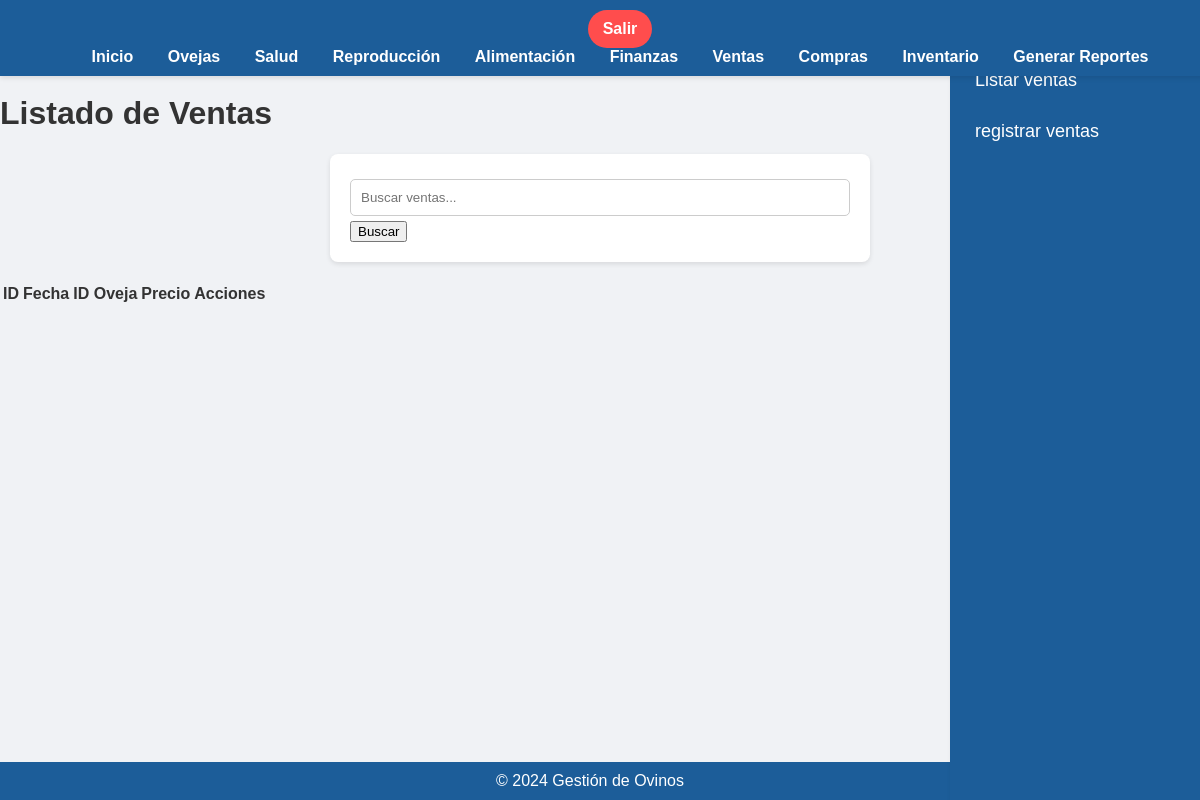
Page /listar_ventas (signed in) on the earlier database version.
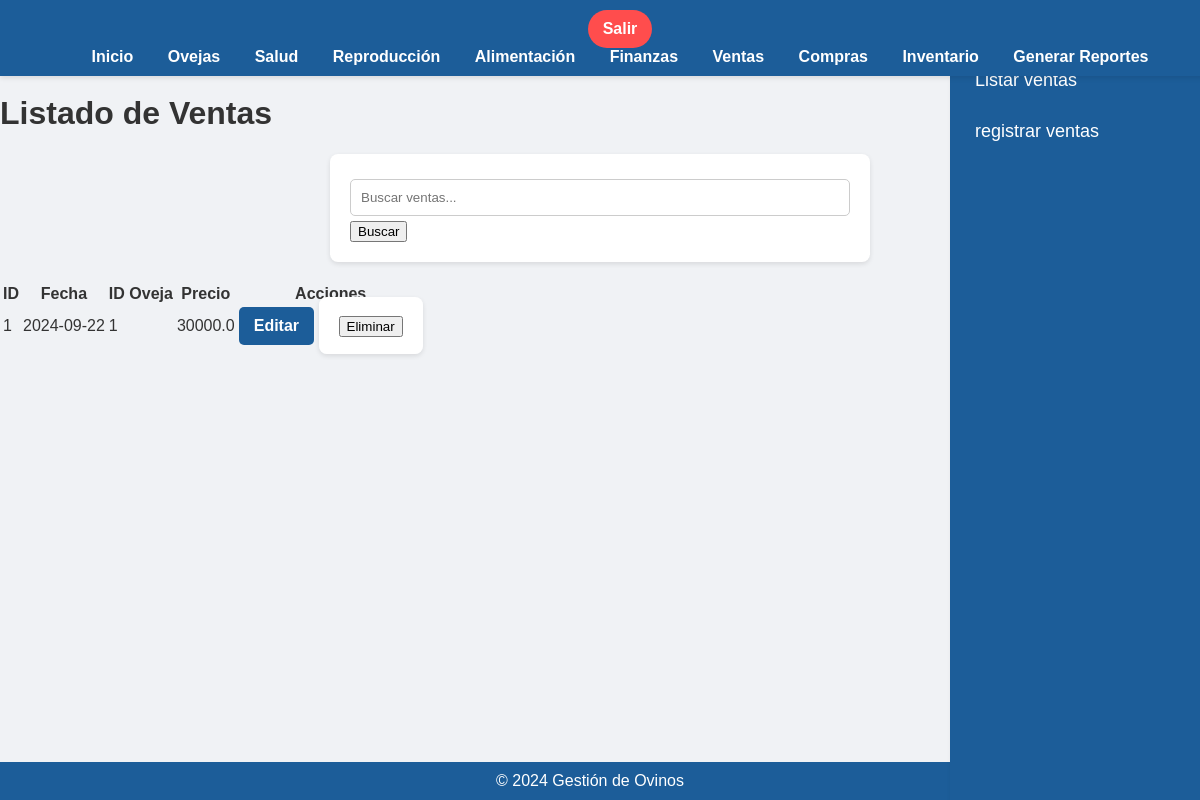
Same page on the later database version.
### app/models.py (models this page shows)
class Venta(db.Model):
    id = db.Column(db.Integer, primary_key=True)
    id_oveja = db.Column(db.Integer, db.ForeignKey('oveja.id'), nullable=False)
    fecha = db.Column(db.Date, nullable=False)
    cantidad = db.Column(db.Integer, nullable=False)
    precio = db.Column(db.Float, nullable=False)
    user_id = db.Column(db.Integer, db.ForeignKey('user.id'), nullable=False)
    oveja = db.relationship('Oveja', backref='ventas')
    user = db.relationship('User', backref='ventas')

### app/routes.py (the view)
@app.route('/listar_ventas', methods=['GET'])
@login_required
def listar_venta():
    search_query = request.args.get('search', '')
    if search_query:
        ventas = Venta.query.filter(
            (Venta.id.like(f'%{search_query}%')) |
            (Venta.id_oveja.like(f'%{search_query}%')) |
            (Venta.precio.like(f'%{search_query}%'))  # Puedes agregar otros campos si es necesario
        ).filter_by(user_id=current_user.id).all()
    else:
        ventas = Venta.query.filter_by(user_id=current_user.id).all()
    return render_template('listar_ventas.html', ventas=ventas)

### app/__init__.py (called while the page is built)
@login_manager.user_loader
def load_user(user_id):
    return User.query.get(int(user_id))

### app/templates/listar_ventas.html (shortened to what this page needs)
<!DOCTYPE html>
<html lang="es">
<head>
    <link rel="stylesheet" href="{{ url_for('static', filename='styles.css') }}">
</head>
<body>
    <div class="navbar">
        <div>
            <a href="{{ url_for('logout') }}" class="btn-close">Salir</a>
        </div>
        <a href="{{ url_for('index') }}">Inicio</a>
        <a href="{{ url_for('oveja') }}">Ovejas</a>
        <a href="{{ url_for('salud') }}">Salud</a>
        <a href="{{ url_for('reproduccion') }}">Reproducción</a>
        <a href="{{ url_for('alimentacion') }}">Alimentación</a>
        <a href="{{ url_for('finanzas') }}">Finanzas</a>
        <a href="{{ url_for('venta') }}">Ventas</a>
        <a href="{{ url_for('compra') }}">Compras</a>
        <a href="{{ url_for('inventario') }}">Inventario</a>
        <a href="{{ url_for('reportes_view') }}">Generar Reportes</a>
    </div>
    <div class="sidebar">
        <a href="{{url_for('listar_venta')}}">Listar ventas</a></li>
        <a href="{{url_for('registrar_venta')}}">registrar ventas</a></li>
    </div>
    <div class="container">
        <h1>Listado de Ventas</h1>
        <form method="GET" action="{{ url_for('listar_venta') }}"class="search-bar">
            <input type="text" name="search" placeholder="Buscar ventas..." value="{{ request.args.get('search', '') }}">
            <button type="submit">Buscar</button>
        </form>
        <table>
            <thead>
                <tr>
                    <th>ID</th>
                    <th>Fecha</th>
                    <th>ID Oveja</th>
                    <th>Precio</th>
                    <th>Acciones</th>
                </tr>
            </thead>
            <tbody>
                {% for venta in ventas %}
                <tr>
                    <td>{{ venta.id }}</td>
                    <td>{{ venta.fecha.strftime('%Y-%m-%d') }}</td>
                    <td>{{ venta.id_oveja }}</td>
                    <td>{{ venta.precio }}</td>
                    <td>
                        <a href="{{ url_for('editar_venta', id=venta.id) }}" class='btn'>Editar</a>
                        <form action="{{ url_for('eliminar_venta', id=venta.id) }}" method="POST" style="display:inline;">
                            <button type="submit" onclick="return confirm('¿Estás seguro de que deseas eliminar esta venta?');">Eliminar</button>
                        </form>
                    </td>
                </tr>
                {% endfor %}
            </tbody>
        </table>
    </div>
    <footer>
        &copy; 2024 Gestión de Ovinos
    </footer>
</body>
</html>

Differences in the rows shown:
added Venta: id "1", fecha "2024-09-22", id_oveja "1", precio "30000.0"
